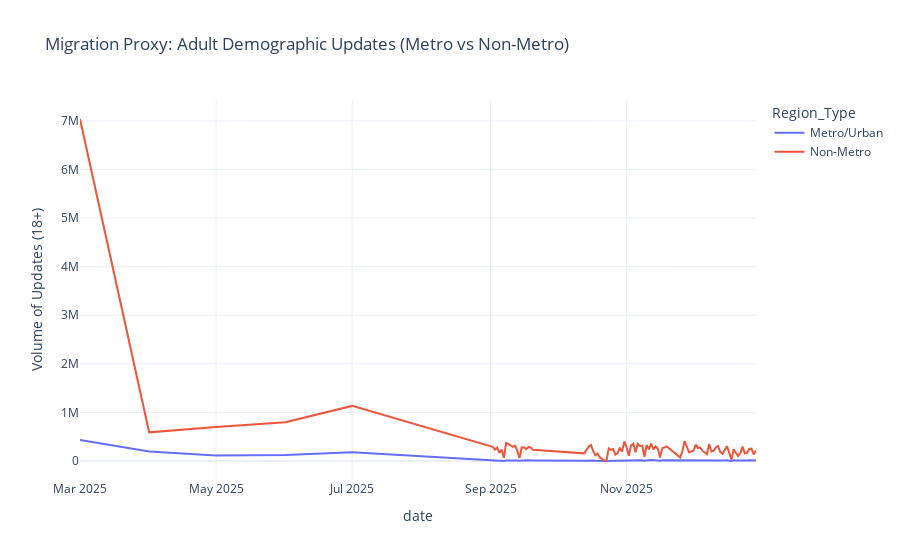

The code cell stored with this chart in its notebook:
### Markdown cell above
### Age Group Migration
##### To use "Demographic Updates" (Address Changes) as a proxy for migration.

### Code cell
def analyze_migration_proxy(df_demo):
    # 1. Tag Districts as Urban/Rural (using Tier logic from previous step)
    tier_1_cities = ['Ahmedabad', 'Bengaluru', 'Bangalore', 'Chennai', 'Delhi', 'Hyderabad', 'Kolkata', 'Mumbai', 'Pune']
    
    def get_tier(d):
        return 'Metro/Urban' if any(x.lower() in str(d).lower() for x in tier_1_cities) else 'Non-Metro'
    
    df_demo['Region_Type'] = df_demo['district'].apply(get_tier)
    
    # 2. Focus on 18+ Demographic Updates (Address changes are most common here)
    target_col = [c for c in df_demo.columns if '17_' in c][0]
    
    # 3. Aggregate trends by Region Type
    trend = df_demo.groupby(['date', 'Region_Type'])[target_col].sum().reset_index()
    
    # 4. Plot Trend
    fig = px.line(
        trend, 
        x='date', 
        y=target_col, 
        color='Region_Type',
        title="Migration Proxy: Adult Demographic Updates (Metro vs Non-Metro)",
        labels={target_col: 'Volume of Updates (18+)'}
    )
    fig.show()

analyze_migration_proxy(df_demographic)
